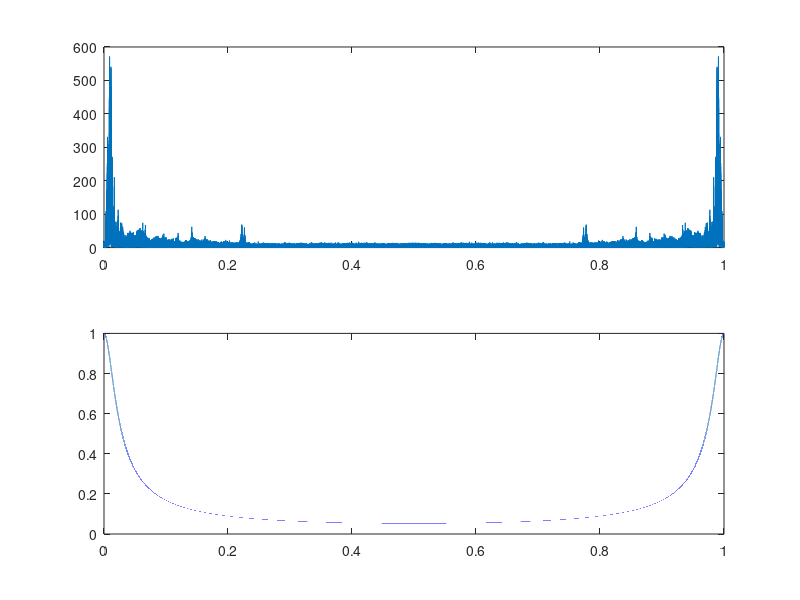
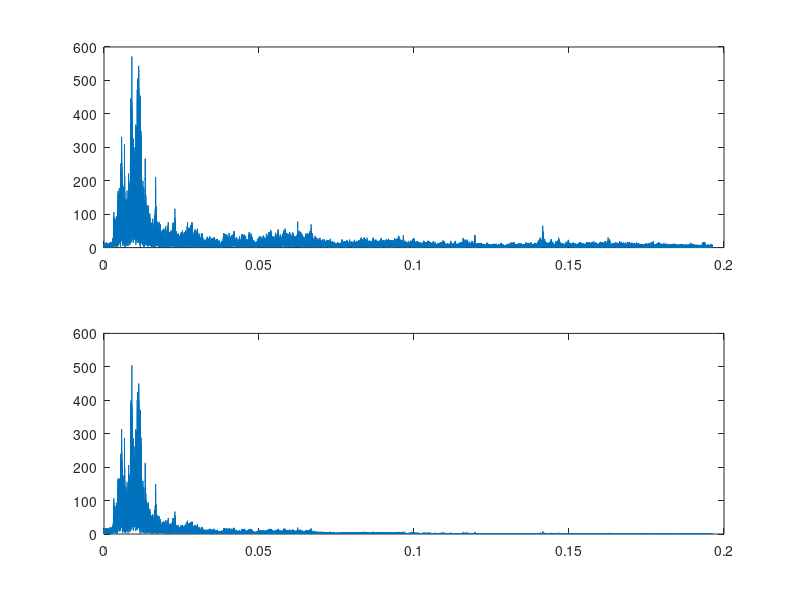

Reproduce these figures in MATLAB, in order.
load('jingle.mat')

N=length(jingle);

% Generate the noise
sigma2=0.01;
noise=sigma2*randn(1,N);

% Add noise to signal
jingleNoisy=jingle+noise;

% Construct the impulse response of the system of length 100
M=10;
lambda=(M-1)/M;
h=(1-lambda)*lambda.^(0:99);

L=length(h);

% DFT/DFS of noisy signal and impulse response
JingleNoisy=fft(jingleNoisy,N-L+1);
H=fft(h,N-L+1);

figure;
normFreq=(1:(N-L+1))/(N-L+1);
subplot(2,1,1);  plot(normFreq,abs(JingleNoisy));
subplot(2,1,2);  plot(normFreq,abs(H)); 

Y=H.*JingleNoisy;
Jingle=fft(jingle,N-L+1);

figure;
normFreq=(1:50000)/(N-L+1);
subplot(2,1,1);  plot(normFreq,abs(Jingle(1:50000)));
subplot(2,1,2);  plot(normFreq,abs(Y(1:50000))); 